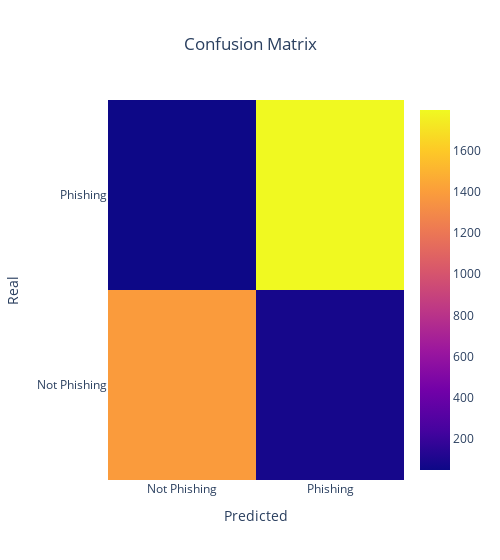

Write notebook code for a chart like this one.
### Code cell
confusion_matrix = metrics.confusion_matrix(y_test, y_pred_st)
confusion_matrix = confusion_matrix.astype(int)

layout = {
    "title": "Confusion Matrix", 
    "title_x": 0.5,
    "xaxis": {"title": "Predicted"}, 
    "yaxis": {"title": "Real"},
    "width": 500
}

fig = go.Figure(data=go.Heatmap(z=confusion_matrix,
                                x=['Not Phishing','Phishing'],
                                y=['Not Phishing','Phishing']),
                layout=layout)
fig.show()

### Figure 1 — Plotly figure (JSON) as saved in the notebook; plotly's stock layout.template omitted (floating-point values rounded to 4 significant figures)
{"data": [{"type": "heatmap", "x": ["Not Phishing", "Phishing"], "y": ["Not Phishing", "Phishing"], "z": [[1390, 80], [51, 1796]]}], "layout": {"title": {"text": "Confusion Matrix", "x": 0.5}, "width": 500, "xaxis": {"title": {"text": "Predicted"}}, "yaxis": {"title": {"text": "Real"}}}}
